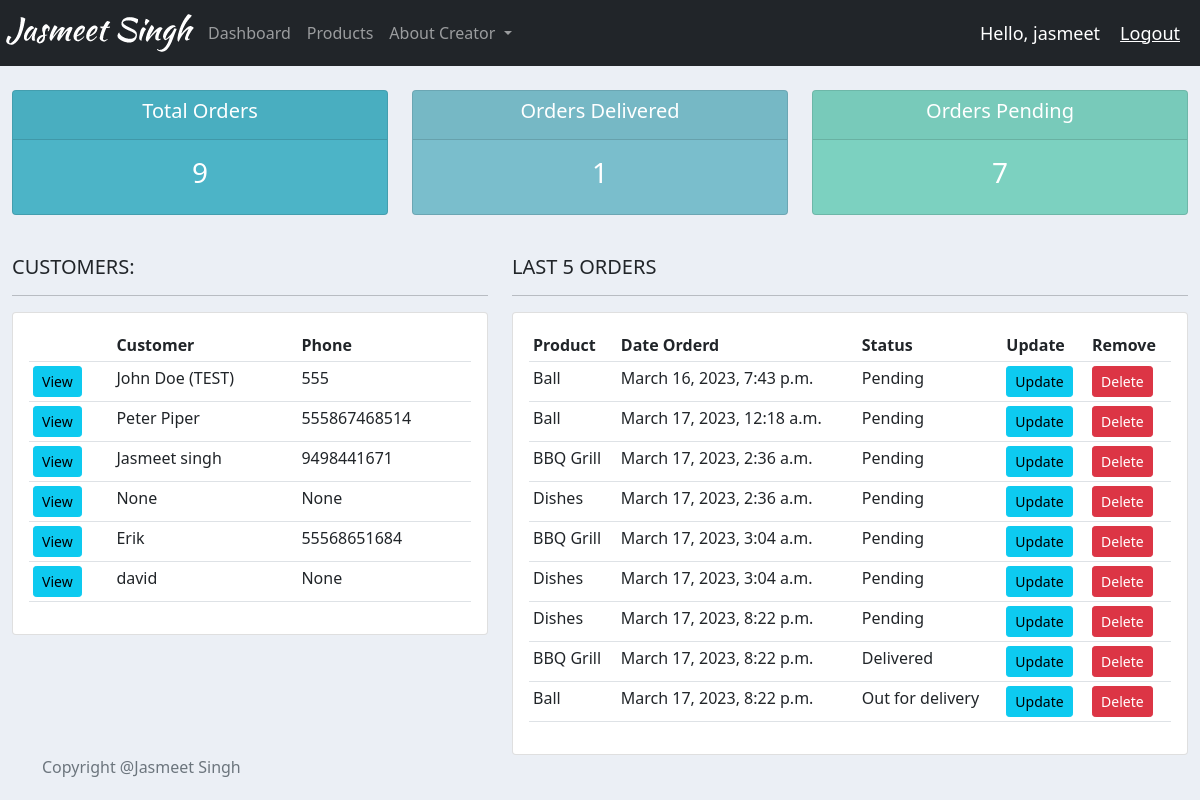
The app's page / (signed in), older data.
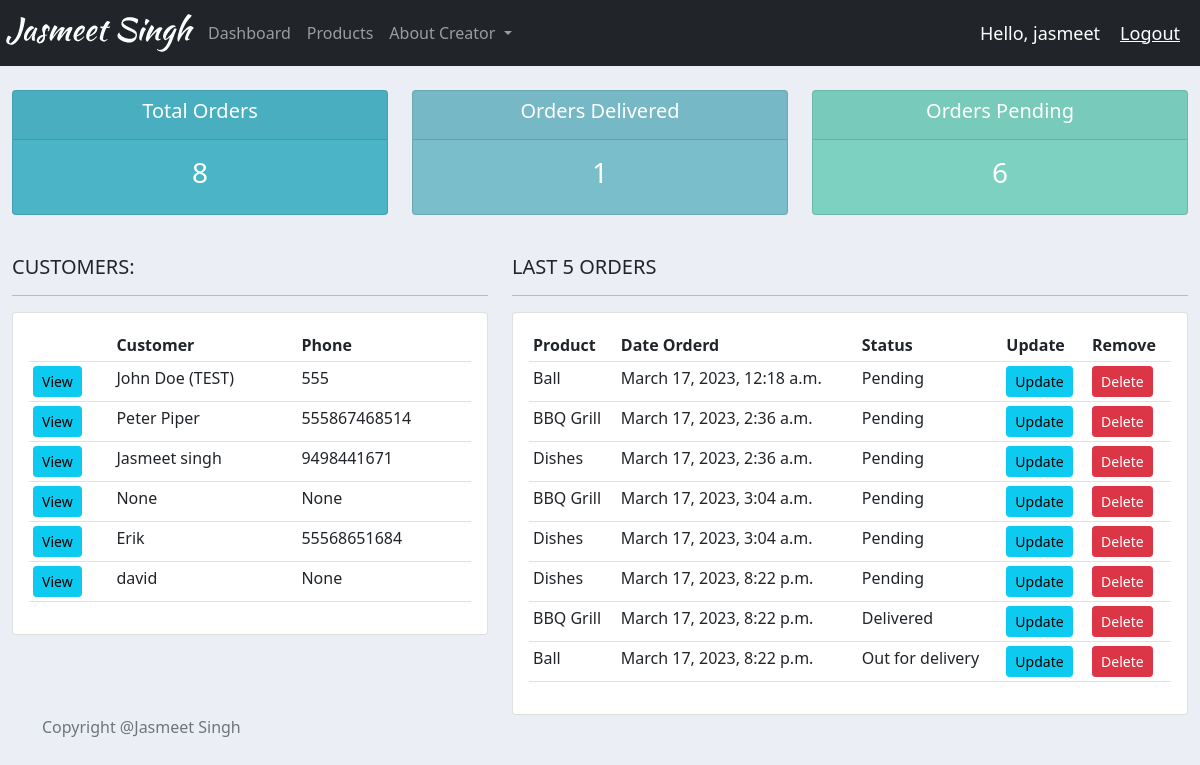
The same page, newer data.
### accounts/models.py (models this page shows, shortened)
class Customer(models.Model):
    user = models.OneToOneField(User, null=True, blank=True, on_delete=models.CASCADE)
    name = models.CharField(max_length=200, null=True)
    phone = models.CharField(max_length=200, null=True)
    email = models.CharField(max_length=200, null=True)
    profile_pic = models.ImageField(default='default_profile.jpeg', null=True, blank=True)
    date_created = models.DateTimeField(auto_now_add=True, null=True)

class Order(models.Model):
    STATUS = (
        ('Pending', 'Pending'),
        ('Out for delivery', 'Out for delivery'),
        ('Delivered', 'Delivered'),
    )
    customer = models.ForeignKey(Customer, null=True, on_delete=models.SET_NULL)
    product = models.ForeignKey(Product, null=True, on_delete=models.SET_NULL)
    date_created = models.DateTimeField(auto_now_add=True, null=True)
    status = models.CharField(max_length=200, null=True, choices=STATUS)
    note = models.CharField(max_length=1000, null=True)

class Product(models.Model):
    CATEGORY = (
        ('Indoor', 'Indoor'),
        ('Out Door', 'Out Door'),
    )
    name = models.CharField(max_length=200, null=True)
    price = models.FloatField(null=True)
    category = models.CharField(max_length=200, null=True, choices=CATEGORY)
    description = models.CharField(max_length=200, null=True, blank=True)
    date_created = models.DateTimeField(auto_now_add=True, null=True)
    tags = models.ManyToManyField(Tag)
    def __str__(self) -> str:
        return self.name

### accounts/decorators.py (the view)
    def wrapper_function(request, *args, **kwargs):
        group=None
        if request.user.groups.exists():
            group=request.user.groups.all()[0].name
        if group=='customer':
            return redirect('user_page')
        if group=='admin':
            return view_func(request, *args, **kwargs)

### accounts/views.py (called while the page is built)
@login_required(login_url='login')
@admin_only
def home(request):
    orders = Order.objects.all()
    customers = Customer.objects.all()
    total_customers = customers.count()
    total_orders = orders.count()
    delivered = orders.filter(status='Delivered').count()
    pending = orders.filter(status='Pending').count()
    context = {'orders': orders, 'customers': customers, 'total_orders':total_orders, 'delivered': delivered,
               'pending':pending}
    return render(request, 'accounts/dashboard.html', context)

### accounts/templates/accounts/dashboard.html
{% extends 'accounts/main.html' %}
{% block content %}
{% include 'accounts/status.html' %}
<br>
<div class="row">
	<div class="col-md-5">
		<h5>CUSTOMERS:</h5>
		<hr>
		<div class="card card-body">
			<table class="table table-sm">
				<tr>
					<th></th>
					<th>Customer</th>
					<th>Phone</th>
				</tr>
				{% for customer in customers %}
					<tr>
						<td><a class="btn btn-sm btn-info" href="{% url 'customer' customer.id %}">View</a></td>
						<td>{{customer.name}}</td>
						<td>{{customer.phone}}</td>
					</tr>
				{% endfor %}
			</table>
		</div>
	</div>
	<div class="col-md-7">
		<h5>LAST 5 ORDERS</h5>
		<hr>
		<div class="card card-body">
			<table class="table table-sm">
				<tr>
					<th>Product</th>
					<th>Date Orderd</th>
					<th>Status</th>
					<th>Update</th>
					<th>Remove</th>
				</tr>
				{% for order in orders %}
					<tr>
						<td>{{order.product}}</td>
						<td>{{order.date_created}}</td>
						<td>{{order.status}}</td>
						<td><a class="btn btn-sm btn-info" href="{% url 'update_order' order.id %}">Update</a></td>
						<td><a class="btn btn-sm btn-danger" href="{% url 'delete_order' order.id %}">Delete</a></td>
					</tr>
				{% endfor %}
			</table>
		</div>
	</div>
</div>
{% endblock %}

Row changes from the older to the newer data that the page shows:
removed Order: product "Ball", date_created "March 16, 2023, 7:43 p.m.", status "Pending"
Text that changed along with them:
{{ total_orders }}: "9" → "8"
{{ pending }}: "7" → "6"
